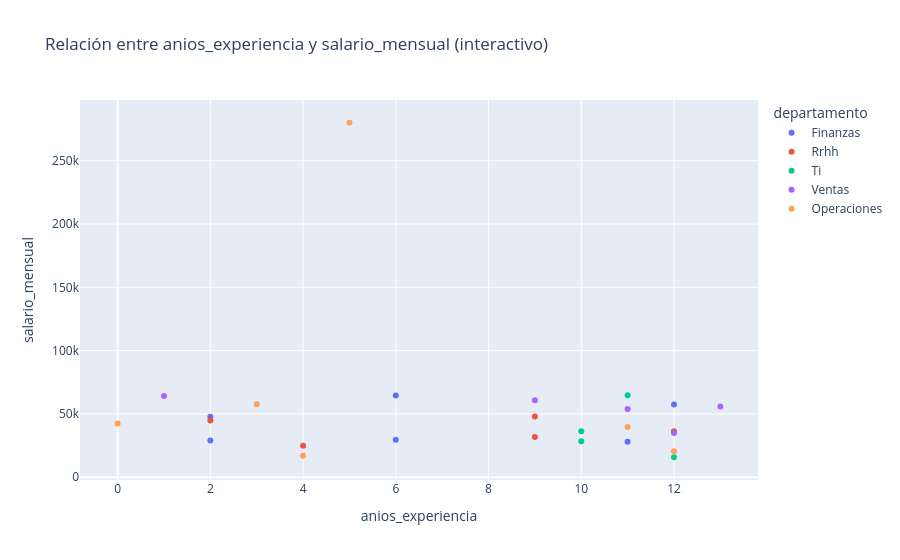

Source (notebook cell):
### Code cell
# Celda 7: Gráfico interactivo con Plotly (experiencia vs salario)
x_col = "anios_experiencia" if "anios_experiencia" in df.columns else num_cols[0]
color_col = "departamento" if "departamento" in df.columns else None
hover_cols = [c for c in ["nombre", "ciudad", "satisfaccion_laboral"] if c in df.columns]

fig_px = px.scatter(
    df,
    x=x_col,
    y=var_objetivo,
    color=color_col,
    hover_data=hover_cols,
    title=f"Relación entre {x_col} y {var_objetivo} (interactivo)"
)
fig_px.write_html(fig_dir / "fig5_interactiva_exp_salario.html")
fig_px.show()

### Figure 1 — Plotly figure (JSON) as saved in the notebook; plotly's stock layout.template omitted (floating-point values rounded to 4 significant figures)
{"data": [{"customdata": [["Empleado 1", "Monterrey", 3], ["Empleado 8", "Guadalajara", 1], ["Empleado 10", "Puebla", 1], ["Empleado 11", "Monterrey", 4], ["Empleado 19", "Monterrey", 5], ["Empleado 21", "Guadalajara", 3]], "hovertemplate": "departamento=Finanzas<br>anios_experiencia=%{x}<br>salario_mensual=%{y}<br>nombre=%{customdata[0]}<br>ciudad=%{customdata[1]}<br>satisfaccion_laboral=%{customdata[2]}<extra></extra>", "legendgroup": "Finanzas", "marker": {"color": "#636efa", "symbol": "circle"}, "mode": "markers", "name": "Finanzas", "orientation": "v", "showlegend": true, "type": "scatter", "x": [6.0, 11.0, 6.0, 12.0, 2.0, 2.0], "xaxis": "x", "y": [29500.0, 28100.0, 64620.0, 57520.0, 28970.0, 47760.0], "yaxis": "y"}, {"customdata": [["Empleado 2", "Cdmx", 3], ["Empleado 3", "Guadalajara", 3], ["Empleado 4", "Cdmx", 5], ["Empleado 7", "Puebla", 2], ["Empleado 20", "Cdmx", 1], ["Empleado 27", "Puebla", 2]], "hovertemplate": "departamento=Rrhh<br>anios_experiencia=%{x}<br>salario_mensual=%{y}<br>nombre=%{customdata[0]}<br>ciudad=%{customdata[1]}<br>satisfaccion_laboral=%{customdata[2]}<extra></extra>", "legendgroup": "Rrhh", "marker": {"color": "#EF553B", "symbol": "circle"}, "mode": "markers", "name": "Rrhh", "orientation": "v", "showlegend": true, "type": "scatter", "x": [2.0, 12.0, 9.0, 4.0, 12.0, 9.0], "xaxis": "x", "y": [44740.0, 36150.0, 31720.0, 24940.0, 36150.0, 47880.0], "yaxis": "y"}, {"customdata": [["Empleado 5", "Guadalajara", 2], ["Empleado 12", "Monterrey", 4], ["Empleado 17", "Puebla", 5], ["Empleado 26", "Guadalajara", 2]], "hovertemplate": "departamento=Ti<br>anios_experiencia=%{x}<br>salario_mensual=%{y}<br>nombre=%{customdata[0]}<br>ciudad=%{customdata[1]}<br>satisfaccion_laboral=%{customdata[2]}<extra></extra>", "legendgroup": "Ti", "marker": {"color": "#00cc96", "symbol": "circle"}, "mode": "markers", "name": "Ti", "orientation": "v", "showlegend": true, "type": "scatter", "x": [10.0, 12.0, 10.0, 11.0], "xaxis": "x", "y": [36270.0, 15770.0, 28350.0, 64800.0], "yaxis": "y"}, {"customdata": [["Empleado 6", "Guadalajara", 1], ["Empleado 9", "Monterrey", 1], ["Empleado 14", "Monterrey", 3], ["Empleado 18", "Cdmx", 3], ["Empleado 25", "Guadalajara", 1]], "hovertemplate": "departamento=Ventas<br>anios_experiencia=%{x}<br>salario_mensual=%{y}<br>nombre=%{customdata[0]}<br>ciudad=%{customdata[1]}<br>satisfaccion_laboral=%{customdata[2]}<extra></extra>", "legendgroup": "Ventas", "marker": {"color": "#ab63fa", "symbol": "circle"}, "mode": "markers", "name": "Ventas", "orientation": "v", "showlegend": true, "type": "scatter", "x": [1.0, 12.0, 13.0, 9.0, 11.0], "xaxis": "x", "y": [64120.0, 34830.0, 55900.0, 60800.0, 53980.0], "yaxis": "y"}, {"customdata": [["Empleado 13", "Puebla", 4], ["Empleado 15", "Cdmx", 4], ["Empleado 16", "Monterrey", 4], ["Empleado 22", "Monterrey", 4], ["Empleado 23", "Monterrey", 3], ["Empleado 24", "Cdmx", 3]], "hovertemplate": "departamento=Operaciones<br>anios_experiencia=%{x}<br>salario_mensual=%{y}<br>nombre=%{customdata[0]}<br>ciudad=%{customdata[1]}<br>satisfaccion_laboral=%{customdata[2]}<extra></extra>", "legendgroup": "Operaciones", "marker": {"color": "#FFA15A", "symbol": "circle"}, "mode": "markers", "name": "Operaciones", "orientation": "v", "showlegend": true, "type": "scatter", "x": [5.0, 4.0, 3.0, 12.0, 0.0, 11.0], "xaxis": "x", "y": [280000.0, 16970.0, 57640.0, 20440.0, 42410.0, 39760.0], "yaxis": "y"}], "layout": {"legend": {"title": {"text": "departamento"}, "tracegroupgap": 0}, "title": {"text": "Relación entre anios_experiencia y salario_mensual (interactivo)"}, "xaxis": {"anchor": "y", "domain": [0, 1], "title": {"text": "anios_experiencia"}}, "yaxis": {"anchor": "x", "domain": [0, 1], "title": {"text": "salario_mensual"}}}}
